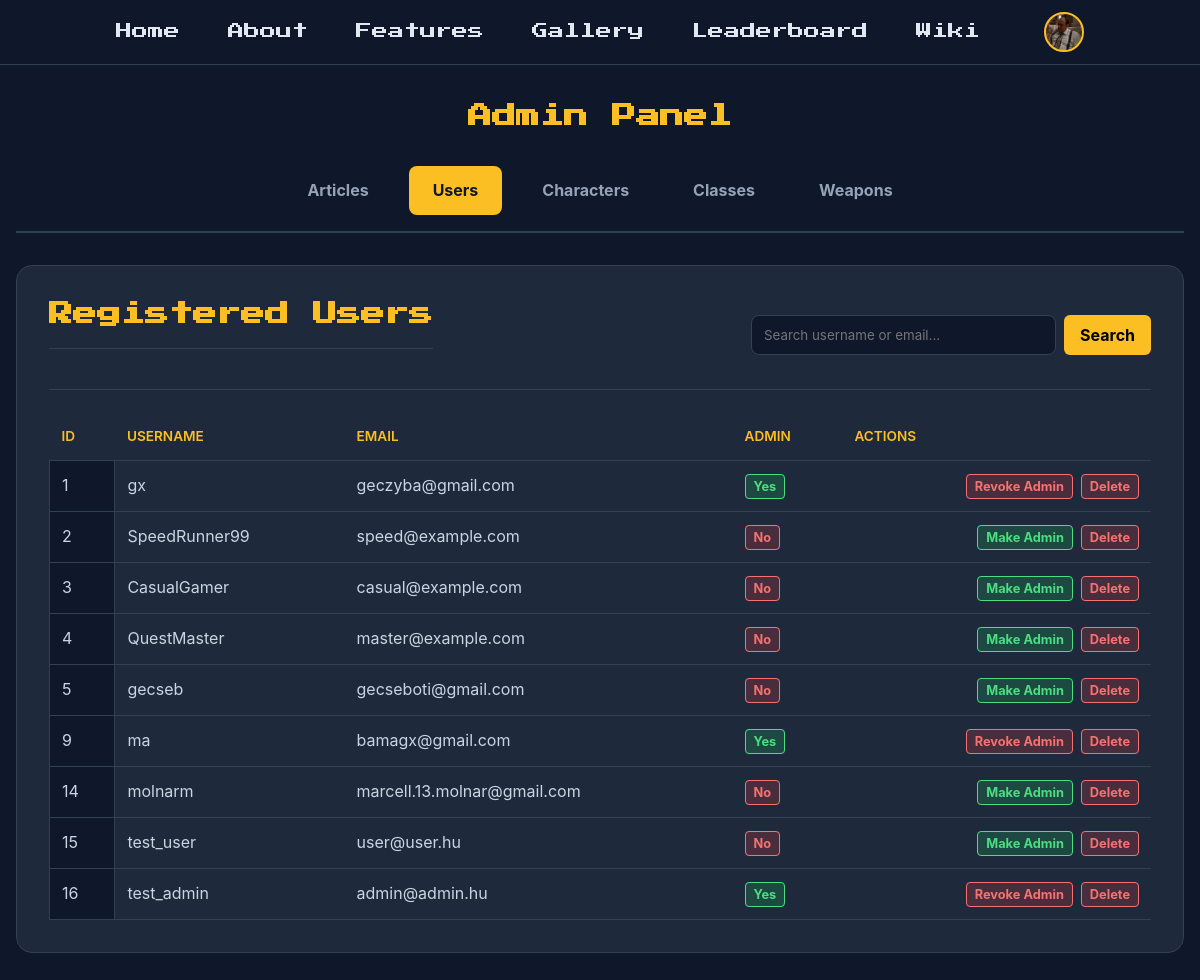
/admin.php (signed in), run on the app's committed database.
### tables this page shows
CREATE TABLE `users` (
  `id` int(11) NOT NULL,
  `username` varchar(50) NOT NULL,
  `email` varchar(100) NOT NULL,
  `password` varchar(255) NOT NULL,
  `admin` tinyint(1) NOT NULL DEFAULT 0,
  `reset_token` varchar(100) DEFAULT NULL,
  `reset_token_expires` datetime DEFAULT NULL,
  `created_at` timestamp NOT NULL DEFAULT current_timestamp(),
  `profile_picture` varchar(255) DEFAULT 'uploads/profiles/default.png',
  `api_token` varchar(64) DEFAULT NULL
);

### config.php (called while the page is built, shortened)
<?php
function getDBConnection() {
    $conn = new mysqli(DB_HOST, DB_USER, DB_PASS, DB_NAME, DB_PORT);
    return $conn;
}
function getCurrentUser() {
    $conn = getDBConnection();
    $user_id = $_SESSION['user_id'];
    $stmt = $conn->prepare("SELECT id, username, email, profile_picture, admin FROM users WHERE id = ?");
    $stmt->bind_param("i", $user_id);
    $stmt->execute();
    $result = $stmt->get_result();
    $user = $result->fetch_assoc();
    return $user;
}
?>

### admin.php (the view, shortened to what this page needs)
<?php
require_once 'config.php';
$user = getCurrentUser();
$conn = getDBConnection();
$currentPage = basename($_SERVER['PHP_SELF']);
$isHomePage = ($currentPage === 'index.php' || $currentPage === '');
$tab = $_GET['tab'] ?? 'users';
$edit_data = null;
?>
<!DOCTYPE html>
<html lang="en">
<head>
    <link rel="stylesheet" href="styles.css">
</head>
<body class="admin-page">
    <nav class="nav">
        <div class="nav-container">
            <div class="nav-links">
                <?php if (!$isHomePage): ?><a href="index.php#home">Home</a><?php endif; ?>
                <a href="index.php#about">About</a>
                <a href="index.php#features">Features</a>
                <a href="index.php#gallery">Gallery</a>
                <a href="leaderboard.php">Leaderboard</a>
                <a href="wiki.php">Wiki</a>
                <?php if ($user): ?>
                    <div class="user-menu nav-user-menu">
                        <div class="user-avatar" onclick="toggleUserMenu(event)">
                            <?php if (!empty($user['profile_picture']) && $user['profile_picture'] !== 'uploads/profiles/default.png'): ?>
                                <img src="<?php echo htmlspecialchars($user['profile_picture']); ?>" alt="Profile">
                            <?php else: ?>
                                <?php echo strtoupper(substr($user['username'], 0, 1)); ?>
                            <?php endif; ?>
                        </div>
                    </div>
                <?php endif; ?>
            </div>
        </div>
    </nav>
    <div class="admin-container">
        <h1>Admin Panel</h1>
        <div class="admin-tabs">
            <a href="?tab=articles" class="admin-tab <?php echo $tab == 'articles' ? 'active' : ''; ?>">Articles</a>
            <a href="?tab=users" class="admin-tab <?php echo $tab == 'users' ? 'active' : ''; ?>">Users</a>
            <a href="?tab=characters" class="admin-tab <?php echo $tab == 'characters' ? 'active' : ''; ?>">Characters</a>
            <a href="?tab=classes" class="admin-tab <?php echo $tab == 'classes' ? 'active' : ''; ?>">Classes</a>
            <a href="?tab=weapons" class="admin-tab <?php echo $tab == 'weapons' ? 'active' : ''; ?>">Weapons</a>
        </div>
        <?php if ($tab == 'articles'): ?>
        <div class="card">
            <h3><?php echo $edit_data ? 'Edit Article' : 'New Article'; ?></h3>
            <form method="POST" enctype="multipart/form-data">
                <input type="hidden" name="action" value="save_article">
                <input type="hidden" name="article_id" value="<?php echo $edit_data['id'] ?? 0; ?>">
                <div class="form-grid">
                    <div class="form-group form-full">
                        <label>Article Title</label>
                        <input type="text" name="title" value="<?php echo htmlspecialchars($edit_data['title'] ?? ''); ?>" required>
                    </div>
                    <div class="form-group form-full">
                        <label>Header Image (Optional)</label>
                        <?php if(!empty($edit_data['image_url'])): ?>
                            <img src="<?php echo $edit_data['image_url']; ?>" class="admin-header-img"><br>
                        <?php endif; ?>
                        <input type="file" name="image" accept="image/*">
                    </div>
                    <div class="form-group form-full">
                        <label>Content</label>
                        <textarea name="content" rows="12" placeholder="Write your guide here..." required><?php echo htmlspecialchars($edit_data['content'] ?? ''); ?></textarea>
                        <div class="form-help-text">
                            <a href="https://www.phpbb.com/community/help/bbcode#f1r0" class="form-help-link">Help</a>
                        </div>
                    </div>
                </div>
                <button type="submit" class="btn btn-submit">Save Article</button>
            </form>
        </div>
        <?php elseif ($tab == 'users'):
            $search = $_GET['search'] ?? '';
            if ($search !== '') {
                $stmt = $conn->prepare("SELECT * FROM users WHERE username LIKE ? OR email LIKE ?");
                $likeSearch = "%" . $search . "%";
                $stmt->bind_param("ss", $likeSearch, $likeSearch);
                $stmt->execute();
                $users = $stmt->get_result();
            } else {
                $users = $conn->query("SELECT * FROM users");
            }
        ?>
        <div class="card">
            <div class="admin-list-header">
                <h3 class="admin-list-title">Registered Users</h3>
                <form method="GET" action="admin.php" class="admin-search-form">
                    <input type="text" name="search" value="<?php echo htmlspecialchars($search); ?>" placeholder="Search username or email..." class="admin-search-input">
                    <button type="submit" class="btn btn-search">Search</button>
                </form>
            </div>
            <table class="data-table">
                <thead>
                    <tr><th>ID</th><th>Username</th><th>Email</th><th>Admin</th><th>Actions</th></tr>
                </thead>
                <tbody>
                <?php if ($users->num_rows > 0): ?>
                    <?php while($u = $users->fetch_assoc()): ?>
                    <tr>
                        <td class="badge-stat" data-label="ID"><?php echo $u['id']; ?></td>
                        <td data-label="Username"><?php echo htmlspecialchars($u['username']); ?></td>
                        <td data-label="Email"><?php echo htmlspecialchars($u['email']); ?></td>
                        <td data-label="Admin"><span class="badge <?php echo $u['admin'] ? 'badge-ally' : 'badge-enemy'; ?>"><?php echo $u['admin'] ? 'Yes' : 'No'; ?></span></td>
                        <td data-label="Actions">
                            <div class="action-buttons-row">
                                <form method="POST" class="inline-form">
                                    <button type="submit" class="badge <?php echo $u['admin'] ? 'badge-enemy' : 'badge-ally'; ?>"
                                            onclick="return confirm('Change admin status for this user?');">
                                        <?php echo $u['admin'] ? 'Revoke Admin' : 'Make Admin'; ?>
                                    </button>
                                </form>
                                <form method="POST" onsubmit="return confirm('Delete user?');" class="inline-form">
                                    <button type="submit" class="badge badge-danger">Delete</button>
                                </form>
                            </div>
                        </td>
                    </tr>
                    <?php endwhile; ?>
                <?php else: ?>
                    <tr>
                        <td colspan="5" class="table-empty-state">No users found matching "<?php echo htmlspecialchars($search); ?>"</td>
                    </tr>
                <?php endif; ?>
                </tbody>
            </table>
        </div>
        <?php endif; ?>
    </div>
</body>
</html>

### data on the page
users: profile_picture (picture), id "1", username "gx", email "geczyba@gmail.com", admin "Yes"
users: id "2", username "SpeedRunner99", email "speed@example.com", admin "No"
users: id "3", username "CasualGamer", email "casual@example.com", admin "No"
users: id "4", username "QuestMaster", email "master@example.com", admin "No"
users: id "5", username "gecseb", email "gecseboti@gmail.com", admin "No"
users: id "9", username "ma", email "bamagx@gmail.com", admin "Yes"
users: id "14", username "molnarm", email "marcell.13.molnar@gmail.com", admin "No"
users: id "15", username "test_user", email "user@user.hu", admin "No"
users: id "16", username "test_admin", email "admin@admin.hu", admin "Yes"
